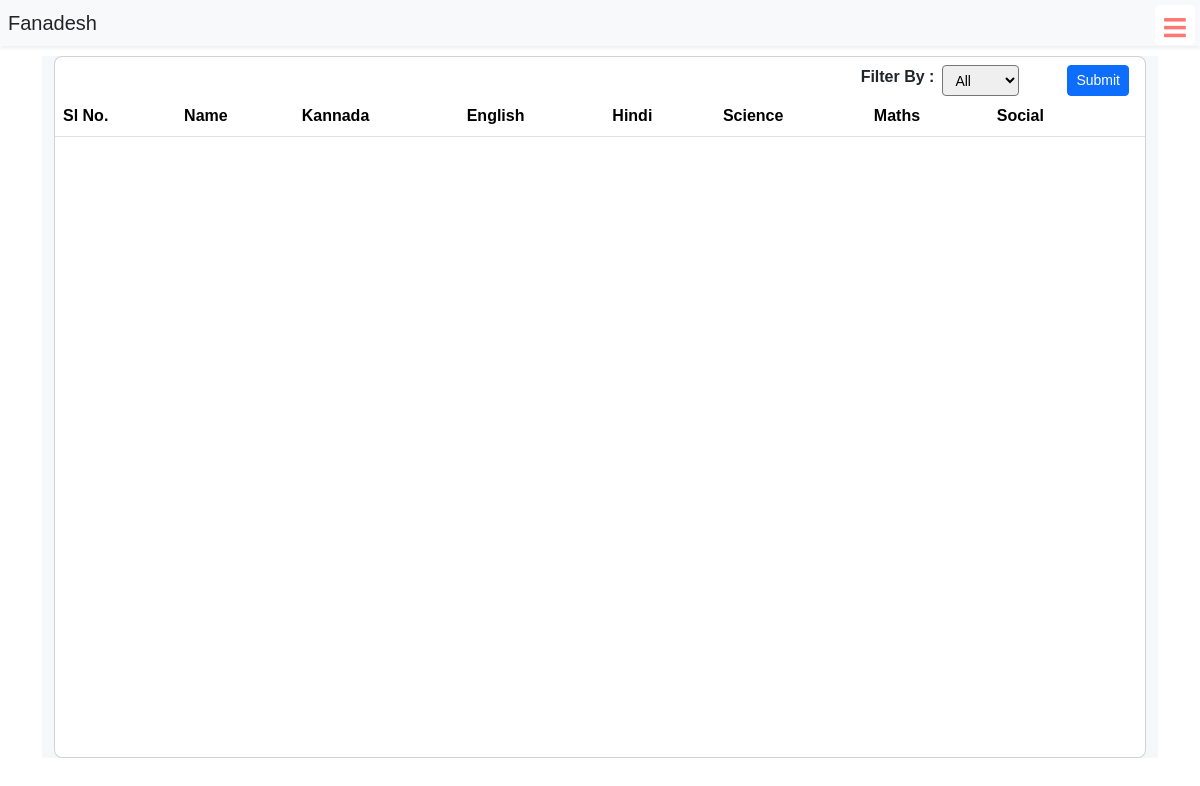
Page /upload-marks/104 (signed in) on the earlier database version.
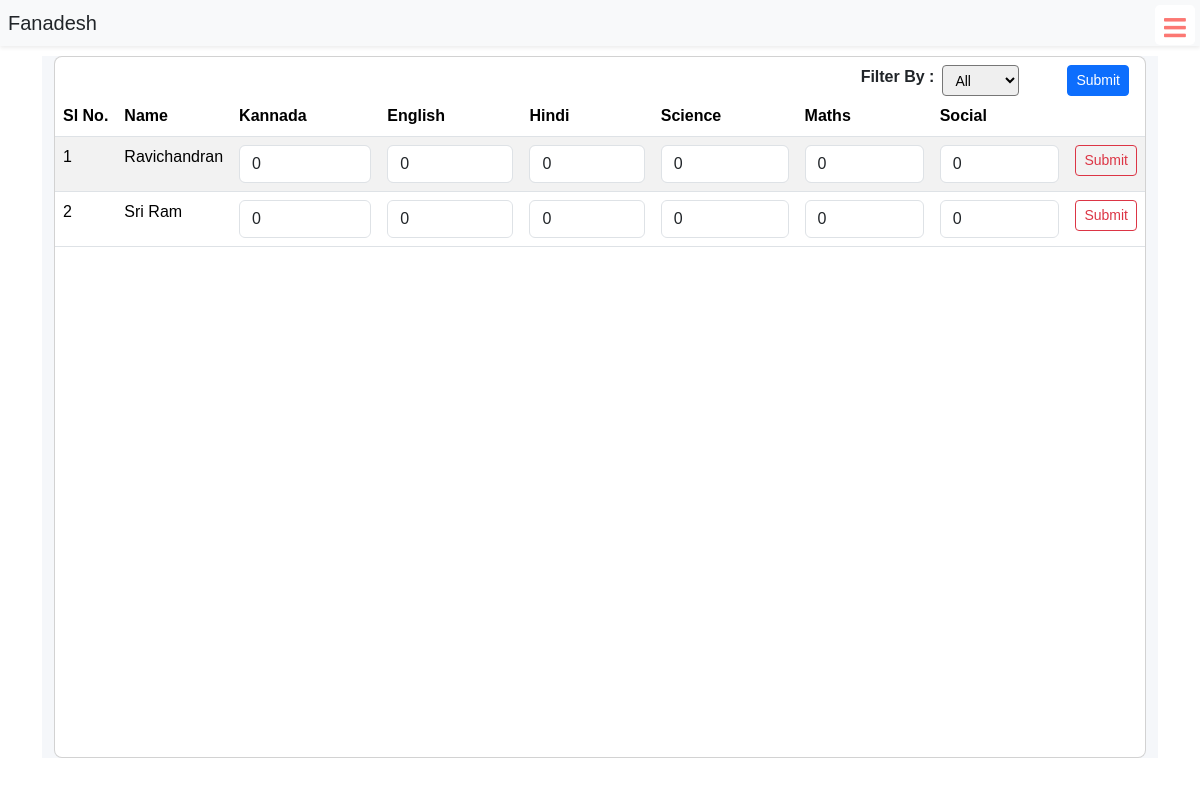
Same page on the later database version.
### schoolapp/models.py (models this page shows, shortened)
class BasicInfo(models.Model):
    created_at = models.DateTimeField(auto_now_add=True)
    updated_at = models.DateTimeField(auto_now=True)

class TestMarks(BasicInfo):
    test_obj = models.ForeignKey(Test,on_delete=models.CASCADE)
    test_id = models.IntegerField()
    student = models.ForeignKey(StudentDetails,on_delete=models.CASCADE )
    kannada = models.IntegerField(default=0)
    english = models.IntegerField(default=0)
    hindi = models.IntegerField(default=0)
    science = models.IntegerField(default=0)
    maths = models.IntegerField(default=0)
    social = models.IntegerField(default=0)
    total_scored_marks = models.IntegerField(default=0)
    total_marks = models.IntegerField(default=0)
    is_pass = models.BooleanField(default=False)
    grade = models.CharField(max_length=50,default="F")

class StudentDetails(models.Model):
    user_id = models.IntegerField(blank = True, null=True)
    profile_image = models.ImageField(upload_to='media/profile',blank=True,null=True)
    student = models.OneToOneField(User, on_delete=models.CASCADE)
    full_name = models.CharField(max_length=100)
    roll_no = models.CharField(max_length=100)
    stu_class = models.IntegerField()
    date_of_birth = models.DateField( blank=True, null=True)
    gender = models.CharField(max_length=10,blank=True, null=True)
    street = models.CharField(max_length=100, blank=True, null=True )
    city = models.CharField(max_length=50, blank=True, null=True )
    state = models.CharField(max_length=50, blank=True, null=True )
    zip_code = models.CharField(max_length=10, blank=True, null=True )
    phone_number = models.CharField(max_length=15, blank=True, null=True )
    email = models.EmailField(blank=True, null=True )
    father_name = models.CharField(max_length=50, blank=True, null=True )
    father_contact = models.CharField(max_length=15, blank=True, null=True )
    mother_name = models.CharField(max_length=50, blank=True, null=True )
    mother_contact = models.CharField(max_length=15, blank=True, null=True )# Contact Information
    phone_number = models.CharField(max_length=15, blank=True, null=True)
    email = models.EmailField(blank=True, null=True)
    father_name = models.CharField(max_length=50, blank=True, null=True)
    father_contact = models.CharField(max_length=15, blank=True, null=True)
    mother_name = models.CharField(max_length=50, blank=True, null=True)
    mother_contact = models.CharField(max_length=15, blank=True, null=True)
    def __str__(self):
        return str(self.full_name)

### schoolapp/views.py (the view)
# urls.py: path("upload-marks/<int:id>",views.upload_marks,name="upload_marks"),
@login_required(login_url="signin")
def upload_marks(request,id):
    test_marks_list = TestMarks.objects.filter(test_id=id)
    context = {
        'test_marks_list' : test_marks_list
    }
    return render(request,"upload-marks.html",context=context)

### templates/upload-marks.html (shortened to what this page needs)
{% extends "base.html" %}
{% load static %}
{% block body %}
<div class="container-fluid container-md" style="margin-top: 2rem;">
    <section class="intro">
        <div class="bg-image h-100" style="background-color: #f5f7fa;">
            <div class="mask d-flex align-items-center h-100">
                <div class="container">
                    <div class="row justify-content-center">
                        <div class="col-12">
                            <div class="card">
                                <div class="card-body p-0">
                                    <div class="table-responsive table-scroll" data-mdb-perfect-scrollbar="true"
                                        style="position: relative; height: 700px">
                                        <table class="table table-striped table-hover mb-0">
                                            <div class="d-flex justify-content-md-end mt-2">
                                                <div class="d-md-flex me-3 ms-2">
                                                    <form class="" method="post" action="">
                                                        <label class="fw-semibold me-2 ms-md-5 mt-2 mt-md-0">Filter By :
                                                        </label>
                                                        <select name="filter-order" id="" class="form-select-sm">
                                                            <option value="all">All</option>
                                                        </select>
                                                        <button type="submit"
                                                            class="btn btn-sm btn-primary ms-5">Submit</button>
                                                    </form>
                                                </div>
                                            </div>
                                            <thead>
                                                <tr>
                                                    <th>Sl No.</th>
                                                    <th scope="col">Name</th>
                                                    <th scope="col">Kannada</th>
                                                    <th scope="col">English</th>
                                                    <th scope="col">Hindi</th>
                                                    <th scope="col">Science</th>
                                                    <th scope="col">Maths</th>
                                                    <th scope="col">Social</th>
                                                    <th scope="col"></th>
                                                </tr>
                                            </thead>
                                            <tbody>
                                                {% for test_marks in test_marks_list %}
                                                <tr>
                                                    <td scope="col">{{forloop.counter}}</td>
                                                    <td scope="col">{{test_marks.student}}</td>
                                                    <form action="{% url 'update_marks' test_marks.id  %}" method="post">
                                                        <td><input type="number" max="{{test_marks.test_obj.total_marks}}" class="form-control" scope="col" name="kannada_marks" value="{{test_marks.kannada}}"></td>
                                                        <td><input type="number" max="{{test_marks.test_obj.total_marks}}" class="form-control" scope="col" name="english_marks" value="{{test_marks.english}}"></td>
                                                        <td><input type="number" max="{{test_marks.test_obj.total_marks}}" class="form-control" scope="col" name="hindi_marks" value="{{test_marks.hindi}}"></td>
                                                        <td><input type="number" max="{{test_marks.test_obj.total_marks}}" class="form-control" scope="col" name="science_marks" value="{{test_marks.science}}"></td>
                                                        <td><input type="number" max="{{test_marks.test_obj.total_marks}}" class="form-control" scope="col" name="maths_marks" value="{{test_marks.maths}}"></td>
                                                        <td><input type="number" max="{{test_marks.test_obj.total_marks}}" class="form-control" scope="col" name="social_marks" value="{{test_marks.social}}"></td>
                                                    <td>
                                                        <button type="submit" class="btn btn-outline-danger btn-sm">Submit</button>
                                                    </td>
                                                </form>
                                                </tr>
                                                {% endfor %}
                                            </tbody>
                                        </table>
                                    </div>
                                </div>
                            </div>
                        </div>
                    </div>
                </div>
            </div>
        </div>
    </section>
</div>
{% endblock %}

### templates/base.html (shortened to what this page needs)
<!DOCTYPE html>
<html lang="en">
<head>
    <link href="https://cdn.jsdelivr.net/npm/bootstrap@5.3.2/dist/css/bootstrap.min.css" rel="stylesheet"
>
    <link href="https://use.fontawesome.com/releases/v5.6.1/css/all.css" rel="stylesheet">
</head>
<body>
    {% include 'sidebar.html' %}
    {% block body %}
    {% endblock body %}
</body>
</html>

### templates/sidebar.html (shortened to what this page needs)
<header class="header_section shadow-lg">
    <nav class="navbar navbar-expand-lg custom_nav-container navbar-light bg-light fixed-top px-2 shadow-sm z-1"
       style="color:#000">
       <div class="">
          <a class="navbar-brand" href="{% url 'home' %}">
             <span class="text-dark">
                Fanadesh
             </span>
          </a>
       </div>
    </nav>
 </header>
{% if request.user.is_authenticated %}
<label for="check">
    <i class="fas fa-bars" id="btn"></i>
</label>
{% endif %}

### templates/upload-marks.html (style rules this page uses)
html, body, .intro { height: 100%; }
table td, table th { text-overflow: ellipsis; white-space: nowrap; overflow: hidden; }
thead th { color: #fff; }
.card { border-radius: .5rem; }
.table-scroll { border-radius: .5rem; }
.table-scroll table thead th { font-size: 1rem; }
thead { top: 0; position: sticky; }
tr { background-image: linear-gradient(to left, #fa9d95, #fd5954) !important; }

### templates/base.html (style rules this page uses)
body { font-family: Arial, Helvetica, sans-serif; }
* { margin: 0; padding: 0; text-decoration: none; }
:root { --accent-color: #fff; --gradient-color: #FBFBFB; }
body { margin: 0 !important; padding: 0 !important; }
label #btn, label #cancel { position: fixed; top: 5px; right: 5px; cursor: pointer; color: #fc7873; border-radius: 5px; margin: 0px 0px; font-size: 25px; background-color: #ffffff; height: 40px; width: 40px; text-align: center; text-shadow: 2px 2px 3px rgba(255, 255, 255, 0.5); line-height: 45px; transition: all .5s ease; z-index: 20 !important; }

Differences in the rows shown:
added TestMarks: student "Ravichandran", kannada_marks "0", english_marks "0", hindi_marks "0", science_marks "0", maths_marks "0", social_marks "0"
added TestMarks: student "Sri Ram", kannada_marks "0", english_marks "0", hindi_marks "0", science_marks "0", maths_marks "0", social_marks "0"
